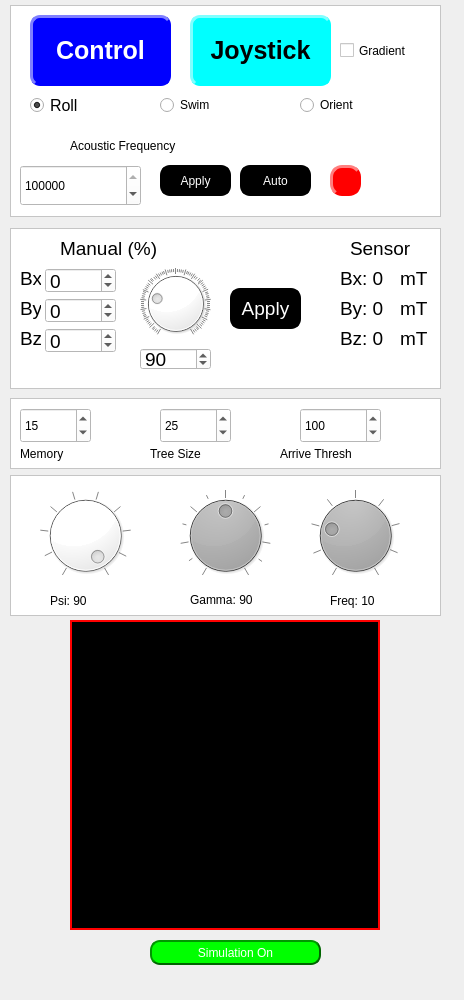
  <widget class="QDockWidget" name="dockWidget_2">
   <property name="minimumSize">
    <size>
     <width>464</width>
     <height>1000</height>
    </size>
   </property>
   <property name="styleSheet">
    <string notr="true"/>
   </property>
   <attribute name="dockWidgetArea">
    <number>2</number>
   </attribute>
   <widget class="QWidget" name="dockWidgetContents_4">
    <widget class="QFrame" name="frame">
     <property name="geometry">
      <rect>
       <x>10</x>
       <y>5</y>
       <width>431</width>
       <height>212</height>
      </rect>
     </property>
     <property name="styleSheet">
      <string notr="true"> color: rgb(0, 0, 0);
 background-color: rgb(255, 255, 255);
</string>
     </property>
     <property name="frameShape">
      <enum>QFrame::StyledPanel</enum>
     </property>
     <property name="frameShadow">
      <enum>QFrame::Raised</enum>
     </property>
     <widget class="QLabel" name="led">
      <property name="geometry">
       <rect>
        <x>320</x>
        <y>160</y>
        <width>31</width>
        <height>31</height>
       </rect>
      </property>
      <property name="styleSheet">
       <string notr="true">
                background-color: rgb(255, 0, 0);
                border-style: outset;
                border-width: 3px;
                border-radius: 12px;
                border-color: rgb(255, 0, 0);
         
                padding: 6px;</string>
      </property>
      <property name="text">
       <string/>
      </property>
     </widget>
     <widget class="QRadioButton" name="swimradio">
      <property name="geometry">
       <rect>
        <x>150</x>
        <y>90</y>
        <width>91</width>
        <height>20</height>
       </rect>
      </property>
      <property name="text">
       <string>Swim</string>
      </property>
     </widget>
     <widget class="QPushButton" name="applyacousticbutton">
      <property name="geometry">
       <rect>
        <x>150</x>
        <y>160</y>
        <width>71</width>
        <height>31</height>
       </rect>
      </property>
      <property name="styleSheet">
       <string notr="true">QPushButton {
                color: rgb(255, 255, 255);
                background-color: rgb(0, 0, 0);
                border-style: outset;
                border-width: 2px;
                border-radius: 10px;
                border-color: rgb(0, 0, 0);
                min-width: 1em;
                padding: 1px;
            }
            QPushButton:hover {
                background-color: rgb(100, 100, 100);
                color: rgb(0, 0, 0);
                border-style: inset;
            }

 		QPushButton:checked {
                color: rgb(255, 255, 255);
                background-color: rgb(255, 0, 0);
                border-style: outset;
                border-width: 2px;
                border-radius: 10px;
                border-color: rgb(200, 0, 0);
                min-width: 1em;
                padding: 1px;
}</string>
      </property>
      <property name="text">
       <string>Apply</string>
      </property>
      <property name="checkable">
       <bool>true</bool>
      </property>
     </widget>
     <widget class="QRadioButton" name="rollradio">
      <property name="geometry">
       <rect>
        <x>20</x>
        <y>90</y>
        <width>81</width>
        <height>21</height>
       </rect>
      </property>
      <property name="font">
       <font>
        <pointsize>12</pointsize>
        <italic>false</italic>
        <bold>false</bold>
       </font>
      </property>
      <property name="text">
       <string>Roll</string>
      </property>
      <property name="checked">
       <bool>true</bool>
      </property>
     </widget>
     <widget class="QPushButton" name="joystickbutton">
      <property name="geometry">
       <rect>
        <x>180</x>
        <y>10</y>
        <width>141</width>
        <height>71</height>
       </rect>
      </property>
      <property name="styleSheet">
       <string notr="true">QPushButton {
                color: rgb(0, 0, 0);
                background-color: rgb(0, 255, 255);
                border-style: outset;
                border-width: 3px;
                border-radius: 10px;
                border-color: rgb(0, 255, 255);
                min-width: 1em;
                padding: 6px;
                font: bold 25px;
            }
      
            QPushButton:checked {
                color: rgb(0, 0, 0);
                background-color: rgb(255, 0, 0);
                border-style: inset;
                border-width: 3px;
                border-radius: 10px;
                border-color: rgb(255, 0, 0);
                font: bold 25px;
                min-width: 1em;
			  padding-left: 5px;
                padding-top: 5px;
               
            }
            QPushButton:hover {
                background-color: rgb(100, 100, 100);
                color: rgb(255, 255, 255);
                border-color: rgb(100, 100, 100);
                padding-left: 5px;
                padding-top: 5px;
            }</string>
      </property>
      <property name="text">
       <string>Joystick</string>
      </property>
      <property name="checkable">
       <bool>true</bool>
      </property>
     </widget>
     <widget class="QPushButton" name="controlbutton">
      <property name="geometry">
       <rect>
        <x>20</x>
        <y>10</y>
        <width>141</width>
        <height>71</height>
       </rect>
      </property>
      <property name="styleSheet">
       <string notr="true">QPushButton {
                color: rgb(255, 255, 255);
                background-color: rgb(0, 0, 255);
                border-style: outset;
                border-width: 3px;
                border-radius: 10px;
                border-color: rgb(0, 0, 255);
                min-width: 1em;
                padding: 6px;
                font: bold 25px;
            }
      
            QPushButton:checked {
                color: rgb(255, 255, 255);
                background-color: rgb(255, 0, 0);
                border-style: inset;
                border-width: 3px;
                border-radius: 10px;
                border-color: rgb(255, 0, 0);
                font: bold 25px;
                min-width: 1em;
               
            }
            QPushButton:hover {
                background-color: rgb(100, 100, 100);
                color: rgb(255, 255, 255);
                border-color: rgb(0, 255, 0);
                padding-left: 5px;
                padding-top: 5px;
            }</string>
      </property>
      <property name="text">
       <string>Control</string>
      </property>
      <property name="checkable">
       <bool>true</bool>
      </property>
     </widget>
     <widget class="QRadioButton" name="orientradio">
      <property name="geometry">
       <rect>
        <x>290</x>
        <y>90</y>
        <width>91</width>
        <height>20</height>
       </rect>
      </property>
      <property name="text">
       <string>Orient</string>
      </property>
     </widget>
     <widget class="QSpinBox" name="acousticfreq_spinBox">
      <property name="geometry">
       <rect>
        <x>10</x>
        <y>160</y>
        <width>121</width>
        <height>41</height>
       </rect>
      </property>
      <property name="maximum">
       <number>3000000</number>
      </property>
      <property name="singleStep">
       <number>1000</number>
      </property>
      <property name="value">
       <number>1000000</number>
      </property>
     </widget>
     <widget class="QLabel" name="acousticfreqlabel">
      <property name="geometry">
       <rect>
        <x>60</x>
        <y>130</y>
        <width>201</width>
        <height>21</height>
       </rect>
      </property>
      <property name="styleSheet">
       <string notr="true"/>
      </property>
      <property name="text">
       <string>Acoustic Frequency</string>
      </property>
     </widget>
     <widget class="QPushButton" name="autoacousticbutton">
      <property name="geometry">
       <rect>
        <x>230</x>
        <y>160</y>
        <width>71</width>
        <height>31</height>
       </rect>
      </property>
      <property name="styleSheet">
       <string notr="true">QPushButton {
                color: rgb(255, 255, 255);
                background-color: rgb(0, 0, 0);
                border-style: outset;
                border-width: 2px;
                border-radius: 10px;
                border-color: rgb(0, 0, 0);
                min-width: 1em;
                padding: 1px;
            }
            QPushButton:hover {
                background-color: rgb(100, 100, 100);
                color: rgb(0, 0, 0);
                border-style: inset;
            }

 		QPushButton:checked {
                color: rgb(255, 255, 255);
                background-color: rgb(255, 0, 0);
                border-style: outset;
                border-width: 2px;
                border-radius: 10px;
                border-color: rgb(200, 0, 0);
                min-width: 1em;
                padding: 1px;
}</string>
      </property>
      <property name="text">
       <string>Auto</string>
      </property>
      <property name="checkable">
       <bool>true</bool>
      </property>
     </widget>
     <widget class="QCheckBox" name="gradient_status_checkbox">
      <property name="geometry">
       <rect>
        <x>330</x>
        <y>30</y>
        <width>85</width>
        <height>31</height>
       </rect>
      </property>
      <property name="text">
       <string>Gradient</string>
      </property>
     </widget>
    </widget>
    <widget class="QFrame" name="controlparamsframe">
     <property name="geometry">
      <rect>
       <x>10</x>
       <y>398</y>
       <width>431</width>
       <height>71</height>
      </rect>
     </property>
     <property name="styleSheet">
      <string notr="true"> color: rgb(0, 0, 0);
 background-color: rgb(255, 255, 255);
</string>
     </property>
     <property name="frameShape">
      <enum>QFrame::StyledPanel</enum>
     </property>
     <property name="frameShadow">
      <enum>QFrame::Raised</enum>
     </property>
     <widget class="QSpinBox" name="RRTtreesizebox">
      <property name="geometry">
       <rect>
        <x>150</x>
        <y>10</y>
        <width>71</width>
        <height>35</height>
       </rect>
      </property>
      <property name="minimum">
       <number>1</number>
      </property>
      <property name="maximum">
       <number>100</number>
      </property>
      <property name="value">
       <number>25</number>
      </property>
     </widget>
     <widget class="QLabel" name="memorylabel">
      <property name="geometry">
       <rect>
        <x>10</x>
        <y>45</y>
        <width>91</width>
        <height>21</height>
       </rect>
      </property>
      <property name="text">
       <string>Memory</string>
      </property>
     </widget>
     <widget class="QLabel" name="RRTtreesizelabel">
      <property name="geometry">
       <rect>
        <x>140</x>
        <y>45</y>
        <width>111</width>
        <height>21</height>
       </rect>
      </property>
      <property name="text">
       <string>Tree Size</string>
      </property>
     </widget>
     <widget class="QLabel" name="arrivalthreshlabel">
      <property name="geometry">
       <rect>
        <x>270</x>
        <y>45</y>
        <width>151</width>
        <height>21</height>
       </rect>
      </property>
      <property name="text">
       <string>Arrive Thresh</string>
      </property>
     </widget>
     <widget class="QSpinBox" name="arrivalthreshbox">
      <property name="geometry">
       <rect>
        <x>290</x>
        <y>10</y>
        <width>81</width>
        <height>35</height>
       </rect>
      </property>
      <property name="minimum">
       <number>1</number>
      </property>
      <property name="maximum">
       <number>400</number>
      </property>
      <property name="value">
       <number>100</number>
      </property>
     </widget>
     <widget class="QSpinBox" name="memorybox">
      <property name="geometry">
       <rect>
        <x>10</x>
        <y>10</y>
        <width>71</width>
        <height>35</height>
       </rect>
      </property>
      <property name="minimum">
       <number>1</number>
      </property>
      <property name="maximum">
       <number>100</number>
      </property>
      <property name="value">
       <number>15</number>
      </property>
     </widget>
    </widget>
    <widget class="QLabel" name="magneticfieldsimlabel">
     <property name="geometry">
      <rect>
       <x>70</x>
       <y>620</y>
       <width>310</width>
       <height>310</height>
      </rect>
     </property>
     <property name="styleSheet">
      <string notr="true">background-color: rgb(0,0,0); border:2px solid rgb(255, 0, 0); </string>
     </property>
     <property name="text">
      <string/>
     </property>
    </widget>
    <widget class="QPushButton" name="simulationbutton">
     <property name="geometry">
      <rect>
       <x>150</x>
       <y>940</y>
       <width>171</width>
       <height>25</height>
      </rect>
     </property>
     <property name="styleSheet">
      <string notr="true">QPushButton {
                color: rgb(255, 255, 255);
                background-color: rgb(0, 255, 0);
                border-style: outset;
                border-width: 2px;
                border-radius: 10px;
                border-color: rgb(0, 100, 0);
                min-width: 1em;
                padding: 2px;
            }
      
            QPushButton:checked {
                color: rgb(255, 255, 255);
                background-color: rgb(255, 100, 0);
                border-style: inset;
                border-width: 2px;
                border-radius: 10px;
                border-color: rgb(255, 0, 0);
                font: bold 16px;
                min-width: 1em;

               
            }
            QPushButton:hover {
                background-color: rgb(100, 100, 100);
                color: rgb(255, 255, 255);
                border-color: rgb(100, 100, 100);
                padding-left: 5px;
                padding-top: 5px;
            }</string>
     </property>
     <property name="text">
      <string>Simulation On</string>
     </property>
     <property name="checkable">
      <bool>true</bool>
     </property>
    </widget>
    <widget class="QFrame" name="frame_2">
     <property name="geometry">
      <rect>
       <x>10</x>
       <y>228</y>
       <width>431</width>
       <height>161</height>
      </rect>
     </property>
     <property name="styleSheet">
      <string notr="true"> color: rgb(0, 0, 0);
 background-color: rgb(255, 255, 255);
font-size: 14pt; font: Arial;</string>
     </property>
     <property name="frameShape">
      <enum>QFrame::StyledPanel</enum>
     </property>
     <property name="frameShadow">
      <enum>QFrame::Raised</enum>
     </property>
     <widget class="QLabel" name="bxlabel">
      <property name="geometry">
       <rect>
        <x>330</x>
        <y>40</y>
        <width>61</width>
        <height>21</height>
       </rect>
      </property>
      <property name="text">
       <string>Bx: 0</string>
      </property>
     </widget>
     <widget class="QLabel" name="bzlabel">
      <property name="geometry">
       <rect>
        <x>330</x>
        <y>100</y>
        <width>61</width>
        <height>21</height>
       </rect>
      </property>
      <property name="text">
       <string>Bz: 0</string>
      </property>
     </widget>
     <widget class="QLabel" name="bylabel">
      <property name="geometry">
       <rect>
        <x>330</x>
        <y>70</y>
        <width>61</width>
        <height>21</height>
       </rect>
      </property>
      <property name="text">
       <string>By: 0</string>
      </property>
     </widget>
     <widget class="QLabel" name="label_2">
      <property name="geometry">
       <rect>
        <x>390</x>
        <y>40</y>
        <width>31</width>
        <height>21</height>
       </rect>
      </property>
      <property name="text">
       <string>mT</string>
      </property>
     </widget>
     <widget class="QLabel" name="label_3">
      <property name="geometry">
       <rect>
        <x>390</x>
        <y>70</y>
        <width>31</width>
        <height>21</height>
       </rect>
      </property>
      <property name="text">
       <string>mT</string>
      </property>
     </widget>
     <widget class="QLabel" name="label_4">
      <property name="geometry">
       <rect>
        <x>390</x>
        <y>100</y>
        <width>31</width>
        <height>21</height>
       </rect>
      </property>
      <property name="text">
       <string>mT</string>
      </property>
     </widget>
     <widget class="QLabel" name="label_5">
      <property name="geometry">
       <rect>
        <x>340</x>
        <y>10</y>
        <width>61</width>
        <height>21</height>
       </rect>
      </property>
      <property name="text">
       <string>Sensor</string>
      </property>
     </widget>
     <widget class="QLabel" name="label_6">
      <property name="geometry">
       <rect>
        <x>50</x>
        <y>10</y>
        <width>131</width>
        <height>21</height>
       </rect>
      </property>
      <property name="text">
       <string>Manual (%)</string>
      </property>
     </widget>
     <widget class="QSpinBox" name="manualfieldBx">
      <property name="geometry">
       <rect>
        <x>35</x>
        <y>40</y>
        <width>71</width>
        <height>25</height>
       </rect>
      </property>
      <property name="minimum">
       <number>-100</number>
      </property>
      <property name="maximum">
       <number>100</number>
      </property>
      <property name="value">
       <number>0</number>
      </property>
     </widget>
     <widget class="QSpinBox" name="manualfieldBy">
      <property name="geometry">
       <rect>
        <x>35</x>
        <y>70</y>
        <width>71</width>
        <height>25</height>
       </rect>
      </property>
      <property name="minimum">
       <number>-100</number>
      </property>
      <property name="maximum">
       <number>100</number>
      </property>
      <property name="value">
       <number>0</number>
      </property>
      <property name="displayIntegerBase">
       <number>10</number>
      </property>
     </widget>
     <widget class="QSpinBox" name="manualfieldBz">
      <property name="geometry">
       <rect>
        <x>35</x>
        <y>100</y>
        <width>71</width>
        <height>25</height>
       </rect>
      </property>
      <property name="minimum">
       <number>-100</number>
      </property>
      <property name="maximum">
       <number>100</number>
      </property>
      <property name="value">
       <number>0</number>
      </property>
      <property name="displayIntegerBase">
       <number>10</number>
      </property>
     </widget>
     <widget class="QPushButton" name="manualapplybutton">
      <property name="geometry">
       <rect>
        <x>220</x>
        <y>60</y>
        <width>71</width>
        <height>41</height>
       </rect>
      </property>
      <property name="styleSheet">
       <string notr="true">QPushButton {
                color: rgb(255, 255, 255);
                background-color: rgb(0, 0, 0);
                border-style: outset;
                border-width: 2px;
                border-radius: 10px;
                border-color: rgb(0, 0, 0);
                min-width: 1em;
                padding: 1px;
            }
            QPushButton:hover {
                background-color: rgb(100, 100, 100);
                color: rgb(0, 0, 0);
                border-style: inset;
            }

 		QPushButton:checked {
                color: rgb(255, 255, 255);
                background-color: rgb(255, 0, 0);
                border-style: outset;
                border-width: 2px;
                border-radius: 10px;
                border-color: rgb(200, 0, 0);
                min-width: 1em;
                padding: 1px;
}</string>
      </property>
      <property name="text">
       <string>Apply</string>
      </property>
      <property name="checkable">
       <bool>true</bool>
      </property>
     </widget>
     <widget class="QLabel" name="label_7">
      <property name="geometry">
       <rect>
        <x>10</x>
        <y>40</y>
        <width>21</width>
        <height>21</height>
       </rect>
      </property>
      <property name="text">
       <string>Bx:</string>
      </property>
     </widget>
     <widget class="QLabel" name="label_8">
      <property name="geometry">
       <rect>
        <x>10</x>
        <y>70</y>
        <width>21</width>
        <height>21</height>
       </rect>
      </property>
      <property name="text">
       <string>By:</string>
      </property>
     </widget>
     <widget class="QLabel" name="label_9">
      <property name="geometry">
       <rect>
        <x>10</x>
        <y>100</y>
        <width>21</width>
        <height>21</height>
       </rect>
      </property>
      <property name="text">
       <string>Bz:</string>
      </property>
     </widget>
     <widget class="QDial" name="alphadial">
      <property name="geometry">
       <rect>
        <x>130</x>
        <y>40</y>
        <width>71</width>
        <height>71</height>
       </rect>
      </property>
      <property name="minimum">
       <number>0</number>
      </property>
      <property name="maximum">
       <number>360</number>
      </property>
      <property name="value">
       <number>90</number>
      </property>
      <property name="notchesVisible">
       <bool>true</bool>
      </property>
     </widget>
     <widget class="QSpinBox" name="alphaspinBox">
      <property name="geometry">
       <rect>
        <x>130</x>
        <y>120</y>
        <width>71</width>
        <height>22</height>
       </rect>
      </property>
      <property name="maximum">
       <number>360</number>
      </property>
      <property name="value">
       <number>90</number>
      </property>
     </widget>
     <zorder>bzlabel</zorder>
     <zorder>bxlabel</zorder>
     <zorder>bylabel</zorder>
     <zorder>label_2</zorder>
     <zorder>label_3</zorder>
     <zorder>label_4</zorder>
     <zorder>label_5</zorder>
     <zorder>label_6</zorder>
     <zorder>manualfieldBx</zorder>
     <zorder>manualfieldBy</zorder>
     <zorder>manualfieldBz</zorder>
     <zorder>manualapplybutton</zorder>
     <zorder>label_7</zorder>
     <zorder>label_8</zorder>
     <zorder>label_9</zorder>
     <zorder>alphadial</zorder>
     <zorder>alphaspinBox</zorder>
    </widget>
    <widget class="QFrame" name="frame_4">
     <property name="geometry">
      <rect>
       <x>10</x>
       <y>475</y>
       <width>431</width>
       <height>141</height>
      </rect>
     </property>
     <property name="styleSheet">
      <string notr="true"> color: rgb(0, 0, 0);
 background-color: rgb(255, 255, 255);
</string>
     </property>
     <property name="frameShape">
      <enum>QFrame::StyledPanel</enum>
     </property>
     <property name="frameShadow">
      <enum>QFrame::Raised</enum>
     </property>
     <widget class="QDial" name="magneticfrequencydial">
      <property name="geometry">
       <rect>
        <x>300</x>
        <y>10</y>
        <width>91</width>
        <height>101</height>
       </rect>
      </property>
      <property name="font">
       <font>
        <family>Arial</family>
        <pointsize>12</pointsize>
        <italic>false</italic>
        <bold>false</bold>
       </font>
      </property>
      <property name="styleSheet">
       <string notr="true">QDial {
    background-color: qconicalgradient(cx:0.5, cy:0.5, angle:90, stop:0 #1a5276, stop:0.3 #2980b9, stop:0.7 #3498db, stop:1 #1a5276);
    border: 2px solid #1a5276;
    padding: 5px;
}

QDial::handle {
    background-color: qconicalgradient(cx:0.5, cy:0.5, angle:90, stop:0 #f39c12, stop:0.3 #f1c40f, stop:0.7 #f39c12, stop:1 #f1c40f);
    border: 2px solid #e67e22;
    width: 20px;
    height: 20px;
    border-radius: 10px;
    margin: -5px;
}
</string>
      </property>
      <property name="maximum">
       <number>40</number>
      </property>
      <property name="singleStep">
       <number>1</number>
      </property>
      <property name="pageStep">
       <number>1</number>
      </property>
      <property name="value">
       <number>10</number>
      </property>
      <property name="orientation">
       <enum>Qt::Horizontal</enum>
      </property>
      <property name="wrapping">
       <bool>false</bool>
      </property>
      <property name="notchTarget">
       <double>10.000000000000000</double>
      </property>
      <property name="notchesVisible">
       <bool>true</bool>
      </property>
     </widget>
     <widget class="QDial" name="psidial">
      <property name="geometry">
       <rect>
        <x>30</x>
        <y>10</y>
        <width>91</width>
        <height>101</height>
       </rect>
      </property>
      <property name="styleSheet">
       <string notr="true">QDial
    {
        background-color:QLinearGradient( 
            x1: 0.177, y1: 0.004, x2: 0.831, y2: 0.911, 
            stop: 0 white, 
            stop: 0.061 white, 
            stop: 0.066 lightgray, 
            stop: 0.5 #242424, 
            stop: 0.505 #000000,
            stop: 0.827 #040404,
            stop: 0.966 #292929,
            stop: 0.983 #2e2e2e
        );
    }</string>
      </property>
      <property name="minimum">
       <number>1</number>
      </property>
      <property name="maximum">
       <number>90</number>
      </property>
      <property name="singleStep">
       <number>5</number>
      </property>
      <property name="value">
       <number>90</number>
      </property>
      <property name="notchTarget">
       <double>10.000000000000000</double>
      </property>
      <property name="notchesVisible">
       <bool>true</bool>
      </property>
     </widget>
     <widget class="QLabel" name="gammalabel">
      <property name="geometry">
       <rect>
        <x>180</x>
        <y>115</y>
        <width>121</width>
        <height>20</height>
       </rect>
      </property>
      <property name="text">
       <string>Gamma: 90</string>
      </property>
     </widget>
     <widget class="QLabel" name="rollingfrequencylabel">
      <property name="geometry">
       <rect>
        <x>320</x>
        <y>115</y>
        <width>101</width>
        <height>21</height>
       </rect>
      </property>
      <property name="text">
       <string>Freq: 10</string>
      </property>
     </widget>
     <widget class="QLabel" name="psilabel">
      <property name="geometry">
       <rect>
        <x>40</x>
        <y>115</y>
        <width>91</width>
        <height>21</height>
       </rect>
      </property>
      <property name="text">
       <string>Psi: 90</string>
      </property>
     </widget>
     <widget class="QDial" name="gammadial">
      <property name="geometry">
       <rect>
        <x>170</x>
        <y>10</y>
        <width>91</width>
        <height>101</height>
       </rect>
      </property>
      <property name="font">
       <font>
        <family>Arial</family>
        <pointsize>12</pointsize>
        <italic>false</italic>
        <bold>false</bold>
       </font>
      </property>
      <property name="styleSheet">
       <string notr="true">QDial {
    background-color: qconicalgradient(cx:0.5, cy:0.5, angle:90, stop:0 #1a5276, stop:0.3 #2980b9, stop:0.7 #3498db, stop:1 #1a5276);
    border: 2px solid #1a5276;
    padding: 5px;
}

QDial::handle {
    background-color: qconicalgradient(cx:0.5, cy:0.5, angle:90, stop:0 #f39c12, stop:0.3 #f1c40f, stop:0.7 #f39c12, stop:1 #f1c40f);
    border: 2px solid #e67e22;
    width: 20px;
    height: 20px;
    border-radius: 10px;
    margin: -5px;
}
</string>
      </property>
      <property name="maximum">
       <number>180</number>
      </property>
      <property name="singleStep">
       <number>5</number>
      </property>
      <property name="pageStep">
       <number>10</number>
      </property>
      <property name="value">
       <number>90</number>
      </property>
      <property name="orientation">
       <enum>Qt::Horizontal</enum>
      </property>
      <property name="wrapping">
       <bool>false</bool>
      </property>
      <property name="notchTarget">
       <double>10.000000000000000</double>
      </property>
      <property name="notchesVisible">
       <bool>true</bool>
      </property>
     </widget>
    </widget>
   </widget>
  </widget>
